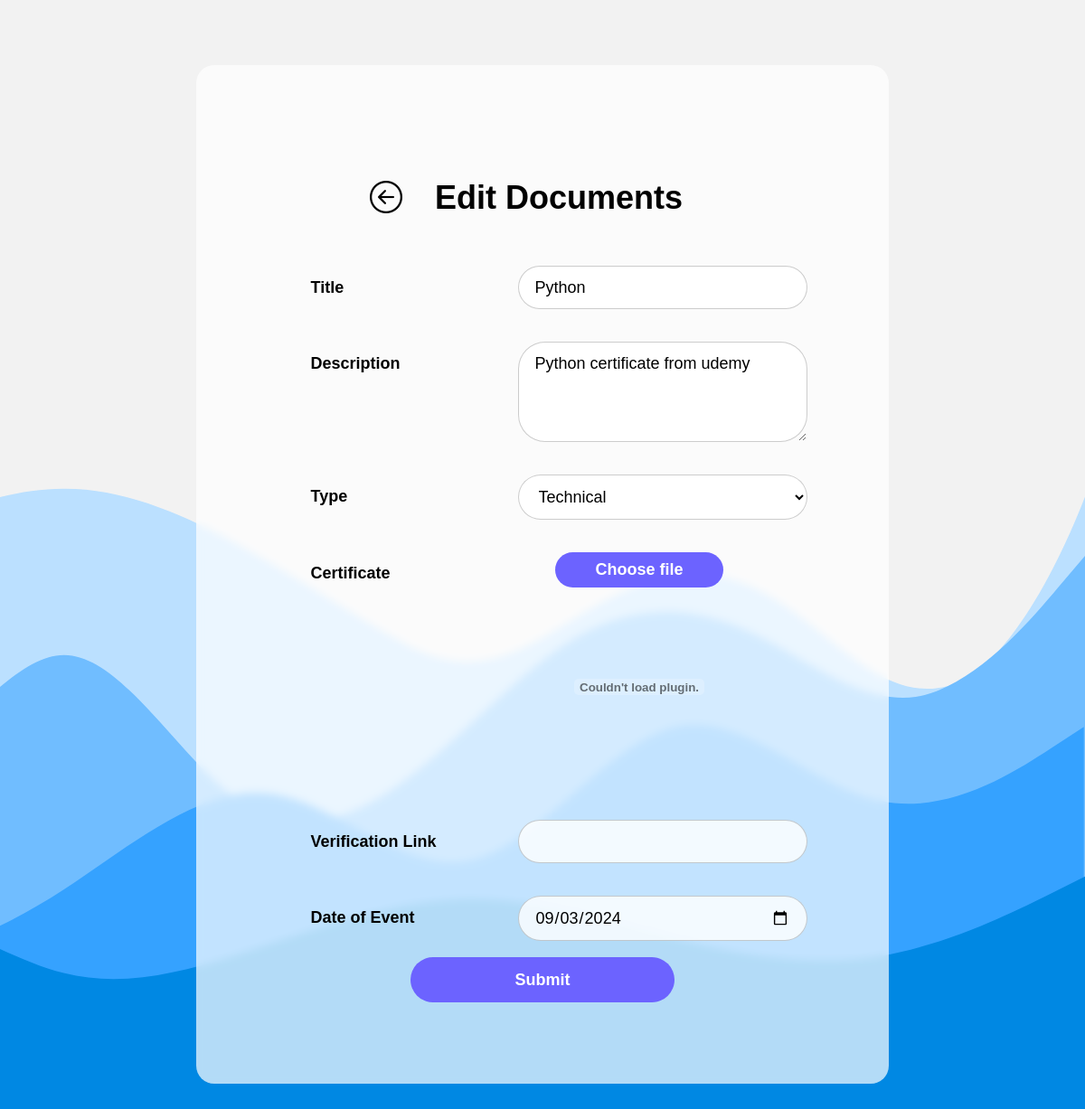
Page /edit/1 (signed in) on the committed database.
### main/models.py (models this page shows, shortened)
class Data(models.Model):
    title = models.CharField(max_length=225)
    user = models.ForeignKey(to = User,on_delete=models.CASCADE)
    description = models.TextField(null=True,blank=True)
    link = models.TextField(null=True,blank=True)
    type = models.CharField(max_length=10,choices=_types)
    file = models.FileField(upload_to='data/')
    date = models.DateField()
    def extension(self):
        name, extension = path.splitext(self.file.name)
        return extension

### main/views.py (the view, shortened to what this page needs)
# urls.py: path('edit/<int:id>',views.edit),
@login_required
def edit(request,id):
    query = Data.objects.get(id=id)
    ext = query.extension()
    ctx = {
        "title":query.title,
        "description":query.description,
        "type":query.type,
        "date":query.date.strftime("%Y-%m-%d"),
        "link":query.link,
        "file":query.file,
        "filetype": "pdf" if ext == ".pdf" else "image"
    }
    return render(request,'edit_doc.html',ctx)

### templates/edit_doc.html (shortened to what this page needs)
<!DOCTYPE html>
<html>
<head>
    {% load static %}
    <link rel="stylesheet" href="">
    <link rel="stylesheet" type="text/css" href="{% static 'css/index.css' %}" />
</head>
<body>
    <div class="d-flex py-4">
        <form method="post" enctype="multipart/form-data" class="m-auto">
            <div class="glass p-5 ">
                <div class="flex justify-center">
                    <div class="d-flex"><button type="button" onClick="window.location ='/'" class="icon-btn m-auto"><i
                                style="font-size:36px;color:black;" class="bi bi-arrow-left-circle"></i></button></div>
                    <h1>Edit Documents</h1>
                </div>
                <div class="d-flex justify-bw mv-1">
                    <h2 class="form-label">Title</h2>
                    <input name="title" type="text" value="{{title}}" class="form-input m-a">
                </div>
                <div class="d-flex justify-bw mv-1">
                    <h2 class="form-label">Description</h2>
                    <textarea name="description" rows="4" class="form-input m-a">{{description}}
                    </textarea>
                </div>
                <div class="d-flex justify-bw mv-1">
                    <h2 class="form-label">Type</h2>
                    <select name="type" id="type" value="{{type}}" class="form-input m-a">
                        <option value="tech">Technical</option>
                    </select>
                </div>
                <div class="d-flex justify-bw mv-1">
                    <h2 class="form-label">Certificate</h2>
                    <div class="d-flex flex-column w-100" id="preview-container">
                        <label class="btn-sm w-50 m-auto" for="file">Choose file</label>
                        <div class="pdf-frame mv-1">
                            {% if filetype == "pdf" %}
                            <embed class="pdf" src="{{file.url}}" type="application/pdf" frameBorder="0"
                                scrolling="auto" height="100%" width="100%">
                            {% else %}
                            <img src="{{file.url}}" class="pdf" />
                            {% endif %}
                        </div>
                    </div>
                </div>
                <div class="d-flex justify-bw mv-1">
                    <h2 class="form-label">Verification Link</h2>
                    <input name="verification-link" value="{{link}}" type="text" class="form-input m-a">
                </div>
                <div class="d-flex justify-bw mv-1">
                    <h2 class="form-label">Date of Event</h2>
                    <input name="date" type="date" value="{{date}}" class="form-input m-a">
                </div>
                <button class="btn m-auto w-50" type="submit">Submit</button>
            </div>
        </form>
    </div>
</body>
</html>

### static/css/index.css (style rules this page uses)
:root { --accent10: rgba(0, 138, 255, 1); --accent9: rgba(0, 138, 255, 0.9); --accent8: rgba(0, 138, 255, 0.8); --accent7: rgba(0, 138, 255, 0.7); --accent6: rgba(0, 138, 255, 0.6); --accent5: rgba(0, 138, 255, 0.5); --accent4: rgba(0, 138, 255, 0.4); --accent3: rgba(0, 138, 255, 0.3); --accent2: rgba(0, 138, 255, 0.2); --accent1: rgba(0, 138, 255, 0.1); --element-outline: rgba(0,0,0,0.2); --smooth-green: #0aa607; }
* { margin: 0; padding: 0; box-sizing: border-box; font-size: 18px; font-family: Helvetica, Arial, sans-serif; }
html, body { height: 100%; width: 100%; }
body { background: url("../assets/wave.svg"); background-repeat: no-repeat; background-size: cover; background-attachment: fixed; background-position: right; }
.d-flex { display: flex; }
.flex { display: flex; }
.flex-column { flex-direction: column; }
.justify-bw { justify-content:space-between; }
.justify-center { justify-content:center; }
.glass { background-color: rgba(255, 255, 255, 0.7); backdrop-filter: blur(5px); border-radius: 20px; display: flex; padding: 4em 14em; margin: auto; flex-direction: column; }
h1 { font-size: 2rem; padding: 2rem; }
.form-input { border: 1px solid var(--element-outline); border-radius: 30px; width: 320px; padding: 0.7em 1em; font-size: 18px; background: rgba(255, 255, 255, 0.8); }
.form-label { margin-left:2rem; margin-right:5rem; margin-bottom:0.75rem; margin-top:0.75rem; }
.btn { padding: 0.8em 2.5em; border: none; border-radius: 30px; font-size: 18px; font-weight: 700; margin-left: 1em; background: #6c63ff; color: white; text-align: center; }
.btn-sm { padding: 0.5em 1em; border: none; border-radius: 30px; font-size: 18px; font-weight: 700; background: #6c63ff; color: white; text-align: center; }
.icon-btn { background: none; border: none; font-size: 36px; color:black; cursor: pointer; }
.pdf-frame { position: relative; width:100%; padding-top: 50%; }
.pdf { position:absolute; top:0; bottom:0; right:0; left:0; width:100%; height:100%; }
.w-50 { width: 50%; }
.w-100 { width: 100%; }
.py-4 { padding: 4rem 0; }
.mv-1 { margin-top: 1rem; margin-bottom: 1rem; }
.p-5 { padding: 5rem !important; }
.m-auto { margin:auto !important; }

### rows in the picture
Data: title "Python", description "Python certificate from udemy", type "Technical"
